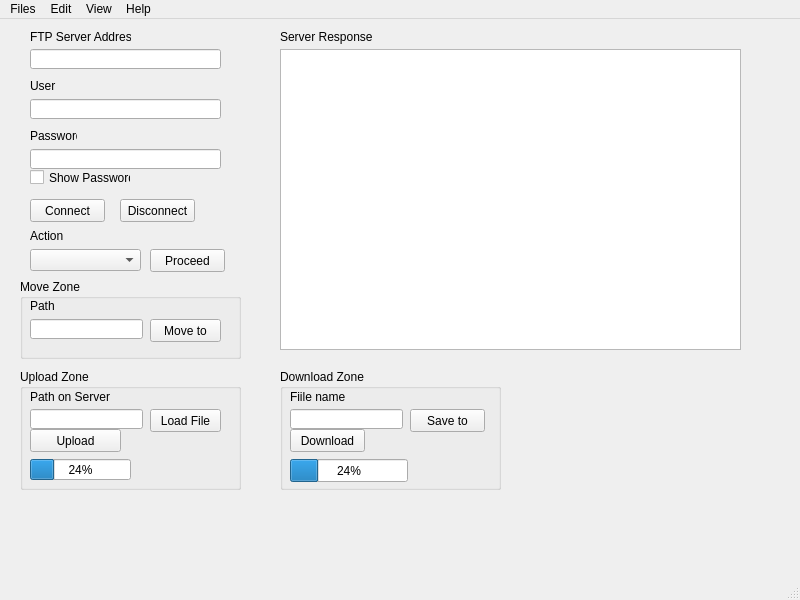
<?xml version="1.0" encoding="UTF-8"?>
<ui version="4.0">
 <class>MainWindow</class>
 <widget class="QMainWindow" name="MainWindow">
  <property name="geometry">
   <rect>
    <x>0</x>
    <y>0</y>
    <width>800</width>
    <height>600</height>
   </rect>
  </property>
  <property name="windowTitle">
   <string>FTP Client by CAIO</string>
  </property>
  <widget class="QWidget" name="centralwidget">
   <widget class="QLabel" name="lb_username">
    <property name="geometry">
     <rect>
      <x>30</x>
      <y>60</y>
      <width>47</width>
      <height>13</height>
     </rect>
    </property>
    <property name="text">
     <string>User</string>
    </property>
   </widget>
   <widget class="QLabel" name="lb_password">
    <property name="geometry">
     <rect>
      <x>30</x>
      <y>110</y>
      <width>47</width>
      <height>13</height>
     </rect>
    </property>
    <property name="text">
     <string>Password</string>
    </property>
   </widget>
   <widget class="QLabel" name="lb_ftp_server_address">
    <property name="geometry">
     <rect>
      <x>30</x>
      <y>10</y>
      <width>101</width>
      <height>16</height>
     </rect>
    </property>
    <property name="text">
     <string>FTP Server Address</string>
    </property>
   </widget>
   <widget class="QLineEdit" name="le_ftp_server_address">
    <property name="geometry">
     <rect>
      <x>30</x>
      <y>30</y>
      <width>191</width>
      <height>20</height>
     </rect>
    </property>
    <property name="text">
     <string/>
    </property>
   </widget>
   <widget class="QLineEdit" name="le_username">
    <property name="geometry">
     <rect>
      <x>30</x>
      <y>80</y>
      <width>191</width>
      <height>20</height>
     </rect>
    </property>
   </widget>
   <widget class="QLineEdit" name="le_password">
    <property name="geometry">
     <rect>
      <x>30</x>
      <y>130</y>
      <width>191</width>
      <height>20</height>
     </rect>
    </property>
   </widget>
   <widget class="QTextBrowser" name="td_server_response">
    <property name="geometry">
     <rect>
      <x>280</x>
      <y>30</y>
      <width>461</width>
      <height>301</height>
     </rect>
    </property>
   </widget>
   <widget class="QLabel" name="lb_server_response">
    <property name="geometry">
     <rect>
      <x>280</x>
      <y>10</y>
      <width>101</width>
      <height>16</height>
     </rect>
    </property>
    <property name="text">
     <string>Server Response</string>
    </property>
   </widget>
   <widget class="QPushButton" name="btn_connect">
    <property name="geometry">
     <rect>
      <x>30</x>
      <y>180</y>
      <width>75</width>
      <height>23</height>
     </rect>
    </property>
    <property name="text">
     <string>Connect</string>
    </property>
   </widget>
   <widget class="QPushButton" name="btn_disconnect">
    <property name="geometry">
     <rect>
      <x>120</x>
      <y>180</y>
      <width>75</width>
      <height>23</height>
     </rect>
    </property>
    <property name="text">
     <string>Disconnect</string>
    </property>
   </widget>
   <widget class="QCheckBox" name="cb_show_password">
    <property name="geometry">
     <rect>
      <x>30</x>
      <y>150</y>
      <width>101</width>
      <height>17</height>
     </rect>
    </property>
    <property name="text">
     <string>Show Password</string>
    </property>
   </widget>
   <widget class="QComboBox" name="comboBox_userAction">
    <property name="geometry">
     <rect>
      <x>30</x>
      <y>230</y>
      <width>111</width>
      <height>22</height>
     </rect>
    </property>
   </widget>
   <widget class="QLabel" name="lb_action">
    <property name="geometry">
     <rect>
      <x>30</x>
      <y>210</y>
      <width>47</width>
      <height>13</height>
     </rect>
    </property>
    <property name="text">
     <string>Action</string>
    </property>
   </widget>
   <widget class="QPushButton" name="btn_proceed">
    <property name="geometry">
     <rect>
      <x>150</x>
      <y>230</y>
      <width>75</width>
      <height>23</height>
     </rect>
    </property>
    <property name="text">
     <string>Proceed</string>
    </property>
   </widget>
   <widget class="QGroupBox" name="gb_upload">
    <property name="geometry">
     <rect>
      <x>20</x>
      <y>350</y>
      <width>221</width>
      <height>121</height>
     </rect>
    </property>
    <property name="title">
     <string>Upload Zone</string>
    </property>
    <widget class="QLineEdit" name="le_upload_path">
     <property name="geometry">
      <rect>
       <x>10</x>
       <y>40</y>
       <width>113</width>
       <height>20</height>
      </rect>
     </property>
    </widget>
    <widget class="QLabel" name="lb_upload_path">
     <property name="geometry">
      <rect>
       <x>10</x>
       <y>20</y>
       <width>81</width>
       <height>16</height>
      </rect>
     </property>
     <property name="text">
      <string>Path on Server</string>
     </property>
    </widget>
    <widget class="QPushButton" name="btn_loadfile">
     <property name="geometry">
      <rect>
       <x>130</x>
       <y>40</y>
       <width>71</width>
       <height>23</height>
      </rect>
     </property>
     <property name="text">
      <string>Load File</string>
     </property>
    </widget>
    <widget class="QPushButton" name="btn_upload">
     <property name="geometry">
      <rect>
       <x>10</x>
       <y>60</y>
       <width>91</width>
       <height>23</height>
      </rect>
     </property>
     <property name="text">
      <string>Upload</string>
     </property>
    </widget>
    <widget class="QProgressBar" name="pb_upload">
     <property name="geometry">
      <rect>
       <x>10</x>
       <y>90</y>
       <width>101</width>
       <height>21</height>
      </rect>
     </property>
     <property name="value">
      <number>24</number>
     </property>
    </widget>
   </widget>
   <widget class="QGroupBox" name="gb_move">
    <property name="geometry">
     <rect>
      <x>20</x>
      <y>260</y>
      <width>221</width>
      <height>80</height>
     </rect>
    </property>
    <property name="title">
     <string>Move Zone</string>
    </property>
    <widget class="QLineEdit" name="le_move">
     <property name="geometry">
      <rect>
       <x>10</x>
       <y>40</y>
       <width>113</width>
       <height>20</height>
      </rect>
     </property>
    </widget>
    <widget class="QPushButton" name="btn_move">
     <property name="geometry">
      <rect>
       <x>130</x>
       <y>40</y>
       <width>71</width>
       <height>23</height>
      </rect>
     </property>
     <property name="text">
      <string>Move to</string>
     </property>
    </widget>
    <widget class="QLabel" name="lb_movepath">
     <property name="geometry">
      <rect>
       <x>10</x>
       <y>20</y>
       <width>47</width>
       <height>13</height>
      </rect>
     </property>
     <property name="text">
      <string>Path</string>
     </property>
    </widget>
   </widget>
   <widget class="QGroupBox" name="gb_download">
    <property name="geometry">
     <rect>
      <x>280</x>
      <y>350</y>
      <width>221</width>
      <height>121</height>
     </rect>
    </property>
    <property name="title">
     <string>Download Zone</string>
    </property>
    <widget class="QLabel" name="lb_filename">
     <property name="geometry">
      <rect>
       <x>10</x>
       <y>20</y>
       <width>71</width>
       <height>16</height>
      </rect>
     </property>
     <property name="text">
      <string>Fiile name</string>
     </property>
    </widget>
    <widget class="QLineEdit" name="le_download_path">
     <property name="geometry">
      <rect>
       <x>10</x>
       <y>40</y>
       <width>113</width>
       <height>20</height>
      </rect>
     </property>
    </widget>
    <widget class="QProgressBar" name="pb_download">
     <property name="geometry">
      <rect>
       <x>10</x>
       <y>90</y>
       <width>118</width>
       <height>23</height>
      </rect>
     </property>
     <property name="value">
      <number>24</number>
     </property>
    </widget>
    <widget class="QPushButton" name="btn_download">
     <property name="geometry">
      <rect>
       <x>10</x>
       <y>60</y>
       <width>75</width>
       <height>23</height>
      </rect>
     </property>
     <property name="text">
      <string>Download</string>
     </property>
    </widget>
    <widget class="QPushButton" name="btn_saveto">
     <property name="geometry">
      <rect>
       <x>130</x>
       <y>40</y>
       <width>75</width>
       <height>23</height>
      </rect>
     </property>
     <property name="text">
      <string>Save to</string>
     </property>
    </widget>
   </widget>
  </widget>
  <widget class="QStatusBar" name="statusbar"/>
  <widget class="QMenuBar" name="menubar">
   <property name="geometry">
    <rect>
     <x>0</x>
     <y>0</y>
     <width>800</width>
     <height>21</height>
    </rect>
   </property>
   <widget class="QMenu" name="menuFTP_CLient">
    <property name="title">
     <string>Files</string>
    </property>
    <addaction name="separator"/>
    <addaction name="separator"/>
   </widget>
   <widget class="QMenu" name="menuEdit">
    <property name="title">
     <string>Edit</string>
    </property>
   </widget>
   <widget class="QMenu" name="menuView">
    <property name="title">
     <string>View</string>
    </property>
   </widget>
   <widget class="QMenu" name="menuHelp">
    <property name="title">
     <string>Help</string>
    </property>
   </widget>
   <addaction name="menuFTP_CLient"/>
   <addaction name="menuEdit"/>
   <addaction name="menuView"/>
   <addaction name="menuHelp"/>
  </widget>
 </widget>
 <resources/>
 <connections/>
</ui>
